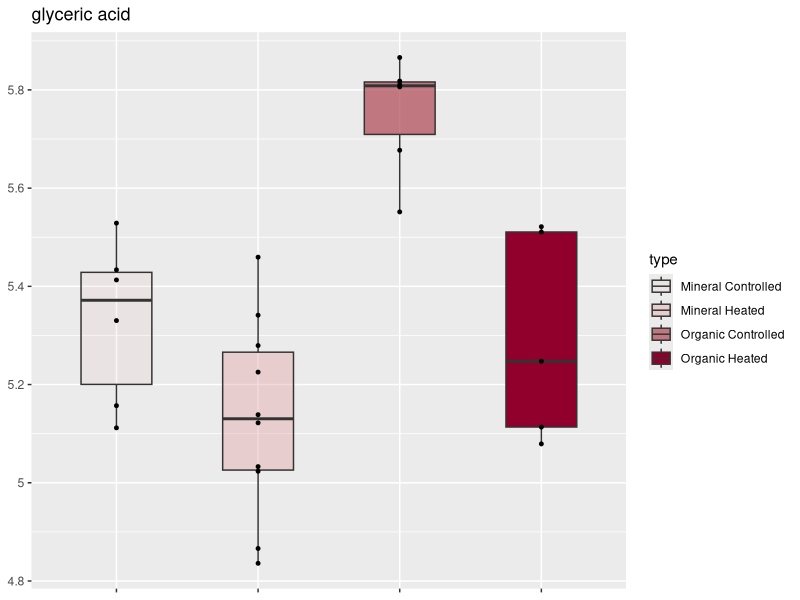
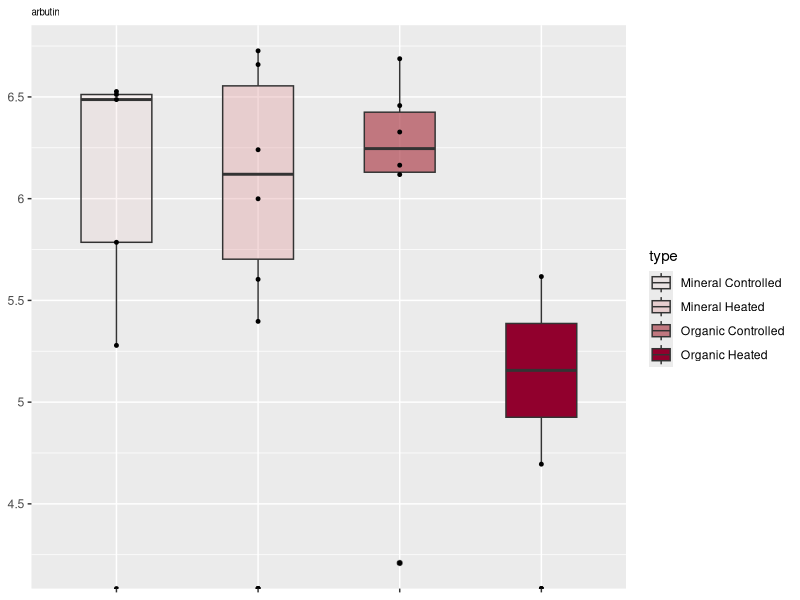
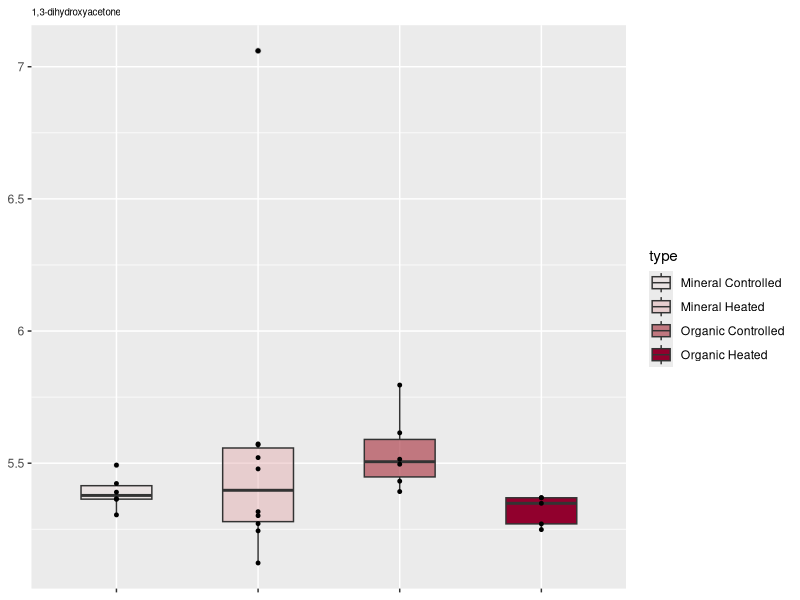
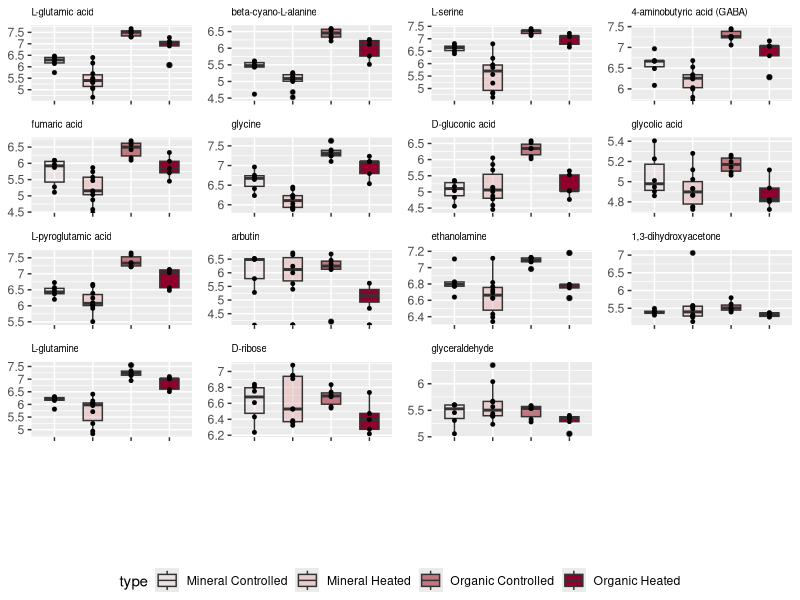
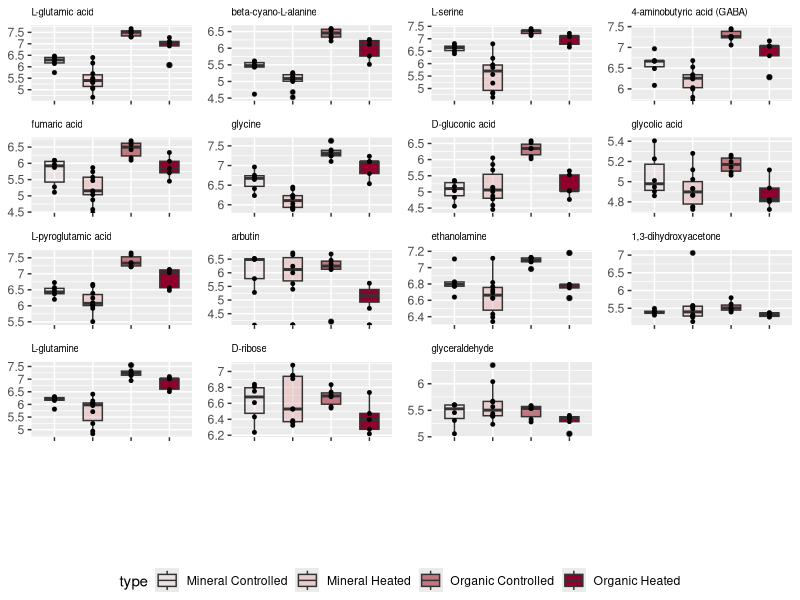
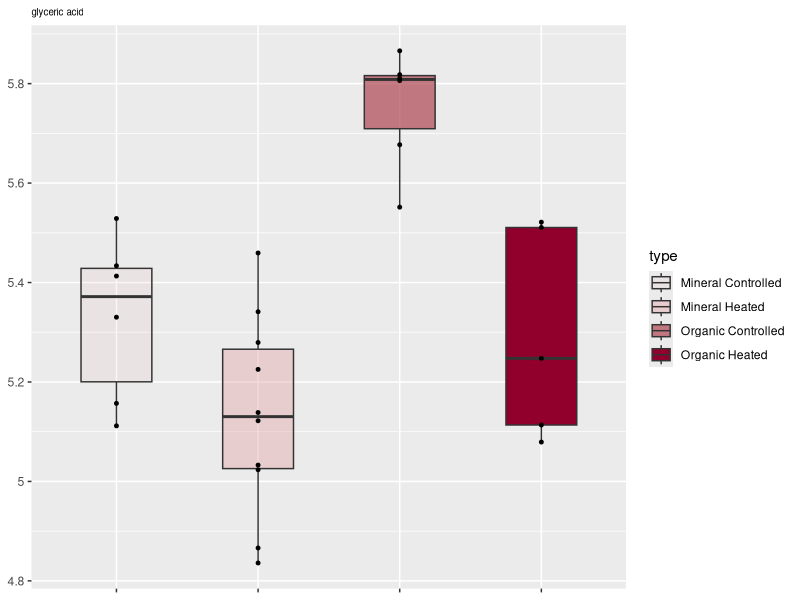
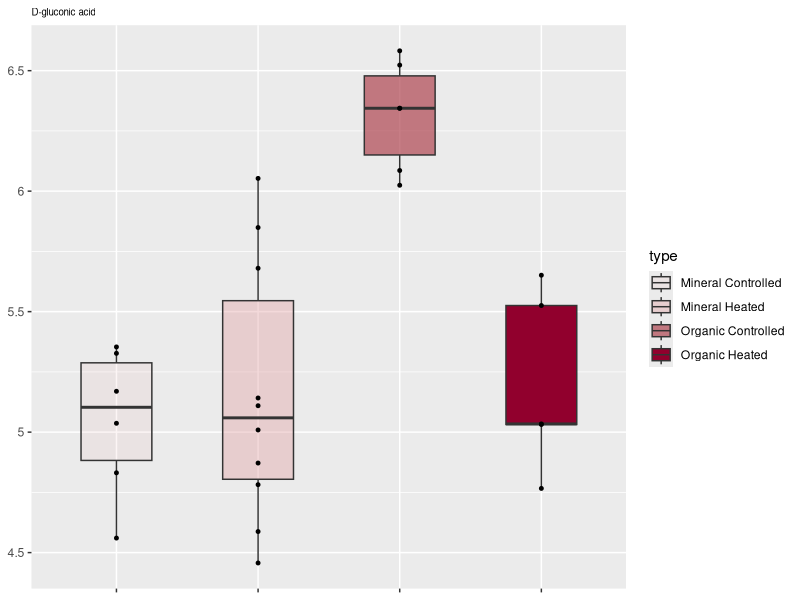
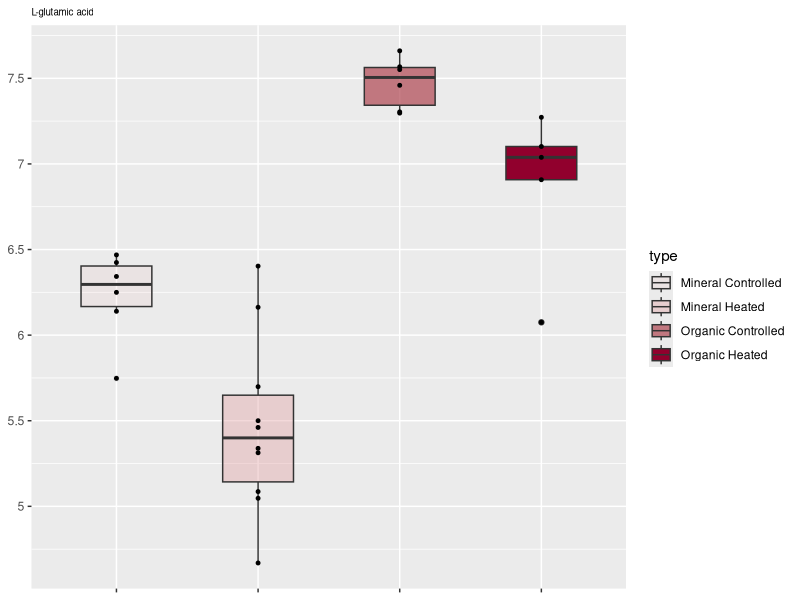

These charts were generated, in order, by the following R code:
## ---- chunk 1
knitr::opts_chunk$set(echo = TRUE)
## ---- chunk 2
library(tidyverse)
library(ggplot2)
library(scales)
data <- as.data.frame(read.csv("EMSL_PNNL.csv"), header=TRUE)
new_data <- data[c(36,17,47,39,110,12,103,55,7,124,54,181,27,138,10,141,87,118,209,26,132,1,38,48,125,23,123,35,90,6,63),]
rownames(new_data) <- 1:nrow(new_data)
## ---- chunk 3
plot_list = list()
for (i in 1:31) {
  data_i <- new_data[i,]
  data_i_w <- data_i %>% gather("M_C_4_AB",	"M_C_7_AB",	"M_C_12_AB",	"M_C_14_AB",	"M_C_19_AB",	"M_C_30_AB",	"M_H_2_AB",	"M_H_2B",	"M_H_4_AB",	"M_H_11_AB",	"M_H_17_AB",	"M_H_26_AB",	"M_H_28_AB",	"M_H_30_AB",	"M_H_32_AB",	"M_H_34_AB",	"O_C_4_AB",	"O_C_12_AB",	"O_C_14_AB",	"O_C_19_AB",	"O_C_27_AB",	"O_C_34_AB",	"O_H_2_AB",	"O_H_4_AB",	"O_H_11_AB",	"O_H_17_AB",	"O_H_32_AB", key="type", value="frequencies")
  data_i_w$type <- c("Mineral Controlled", "Mineral Controlled", "Mineral Controlled", "Mineral Controlled", "Mineral Controlled", "Mineral Controlled", "Mineral Heated", "Mineral Heated", "Mineral Heated", "Mineral Heated", "Mineral Heated", "Mineral Heated", "Mineral Heated", "Mineral Heated", "Mineral Heated", "Mineral Heated", "Organic Controlled", "Organic Controlled", "Organic Controlled", "Organic Controlled", "Organic Controlled", "Organic Controlled", "Organic Heated", "Organic Heated", "Organic Heated", "Organic Heated", "Organic Heated")
 p = ggplot(data_i_w, aes(x=type, y=frequencies, fill=type, show.legend=FALSE)) +
        geom_boxplot(aes(fill=type, alpha=type), width=0.5) +
        scale_fill_manual(values=c("#E2A1A3","#E2A1A3", "#AF4551", "#91002D")) +
        scale_alpha_discrete(range  = c(0.1, 1.0)) +
        geom_point(show.legend = FALSE, size=1) +
        labs(title=new_data[i,1]) +
        theme(plot.title = element_text(size=7)) +
        theme(axis.title.x=element_blank(),
        axis.text.x=element_blank(), 
        axis.title.y=element_blank()) +
        scale_y_log10(breaks = trans_breaks("log10", function(x) 10^x),
              labels = trans_format("log10", math_format(.x)))
  plot_list[[i]] = p
}
## ---- chunk 4
pdf("organic_metabolites_plots.pdf")
for (i in 1:31) {
      print(i)
      print(plot_list[[i]])
}
dev.off()
## ---- chunk 5
p1 <- plot_list[[1]]  ### glyceric acid
p1 + theme(plot.title = element_text(size=13))
p2 <- plot_list[[2]]  ### D-glucagonic acid

p3 <- plot_list[[3]]  ### L-glutamic acid ********

p4 <- plot_list[[4]]  ### glycolic acid
p6 <- plot_list[[6]]  ### beta-cyano-L-alanine *******
p8 <- plot_list[[8]]  ### L-serine ******
p9 <- plot_list[[9]]  ### GABA 1 ROW REMOVED ******
p11 <- plot_list[[11]] ### L-pyroglutamic acid
p13 <- plot_list[[13]] ## fumaric acid 1 REMOVED ROW ******
p15 <- plot_list[[15]] ### arbutin 8 ROWS REMOVED
p15
p20 <- plot_list[[20]] ### ethanolamine
p22 <- plot_list[[22]] ### 1,3-dihydroxyacetone
p22
p23 <- plot_list[[23]] ### glycine ******
p24 <- plot_list[[24]] ### L-glutamine
p26 <- plot_list[[26]] ### D-ribose
p28 <- plot_list[[28]] ### glyceraldehyde
p30 <- plot_list[[30]] ### 3-hydroxybutyric acid
p31 <- plot_list[[31]] ### melezitose
## ---- chunk 6
library(gridExtra)
library(grid)


grid_arrange_shared_legend <- function(..., ncol = length(list(...)), nrow = 1, position = c("bottom", "right")) {

  plots <- list(...)
  position <- match.arg(position)
  g <- ggplotGrob(plots[[1]] + theme(legend.position = position))$grobs
  legend <- g[[which(sapply(g, function(x) x$name) == "guide-box")]]
  lheight <- sum(legend$height)
  lwidth <- sum(legend$width)
  gl <- lapply(plots, function(x) x + theme(legend.position="none"))
  gl <- c(gl, ncol = ncol, nrow = nrow)

  combined <- switch(position,
                     "bottom" = arrangeGrob(do.call(arrangeGrob, gl),
                                            legend,
                                            ncol = 1,
                                            heights = unit.c(unit(1, "npc") - lheight, lheight)),
                     "right" = arrangeGrob(do.call(arrangeGrob, gl),
                                           legend,
                                           ncol = 2,
                                           widths = unit.c(unit(1, "npc") - lwidth, lwidth)))

  grid.newpage()
  grid.draw(combined)

  # return gtable invisibly
  invisible(combined)

}


plot_all <- grid_arrange_shared_legend(p3,p6,p8,p9,p13,p23,p2,p4,p11,p15,p20,p22,p24,p26, p28, ncol = 4, nrow = 5)
plot(plot_all, width=5, length=5)
